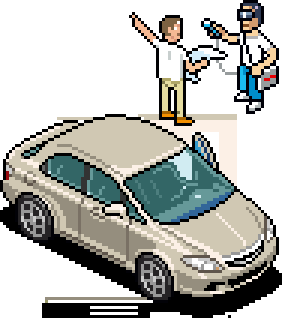
#> input picture data_to_edit/ELE-mapReporter-reporter-02k.png, 94 x 106 px (shown 3 times larger); its folder holds only this picture in this run
$ python extract_people.py   (older library calls are emulated)
#> lines starting #> are read from the running program, lines starting #| are printed output that depends on the picture
import numpy as np
import glob
from scipy import misc
from skimage import filters, io
import matplotlib
matplotlib.use("TkAgg")
import matplotlib.pyplot as plt

i = 0

for image_path in glob.glob('data_to_edit' + '/*.png'):
    image = io.imread(image_path, plugin='matplotlib', as_gray=True)
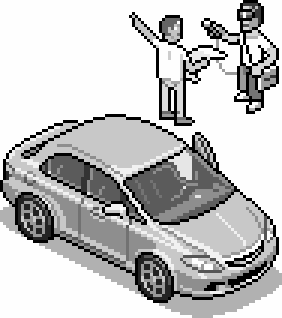
#> image: shape (106, 94) float32 (shown 3 times larger); min 0, max 1, mean 0.766
    print(image)
#> (printed output is left out)
    print(image.shape)
#| (106, 94)
    # image = misc.imread(image_path, mode='RGB')
    edges = filters.sobel(image)
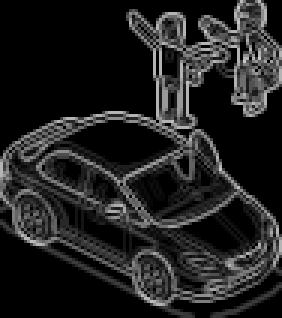
#> edges: shape (106, 94) float32 (shown 3 times larger); min 0, max 0.791, mean 0.128

    plt.imshow(edges, cmap='gray')
    if i == 2:
        plt.show()

        break

    i += 1

$ run again, on data_to_edit/ELE-store-PDAs-01t.png
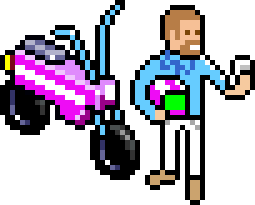
#> input picture data_to_edit/ELE-store-PDAs-01t.png, 51 x 41 px (shown 5 times larger)
#> `image = io.imread(image_path, plugin='matplotlib', as_gray=True)`:
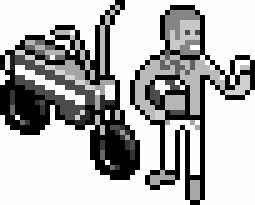
#> image: shape (41, 51) float32 (shown 5 times larger); min 0, max 1, mean 0.697
#> (printed output is left out)
#| (41, 51)
#> `edges = filters.sobel(image)`:
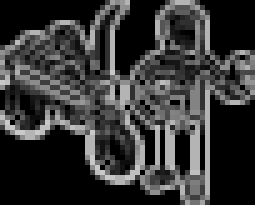
#> edges: shape (41, 51) float32 (shown 5 times larger); min 0, max 0.791, mean 0.212
